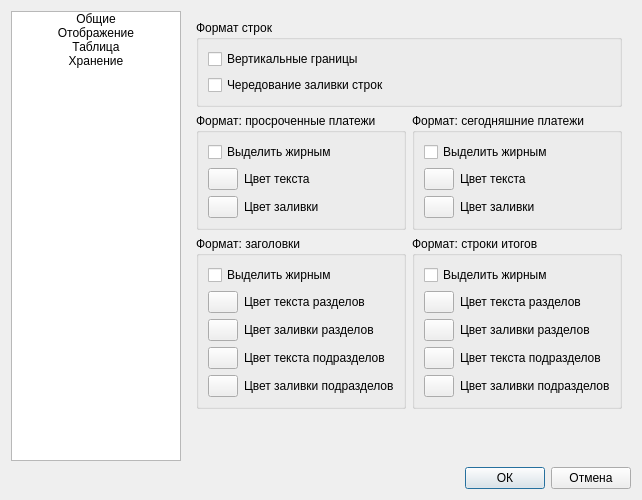
<?xml version="1.0" encoding="UTF-8"?>
<ui version="4.0">
 <class>settingsdialog</class>
 <widget class="QDialog" name="settingsdialog">
  <property name="windowModality">
   <enum>Qt::WindowModality::ApplicationModal</enum>
  </property>
  <property name="geometry">
   <rect>
    <x>0</x>
    <y>0</y>
    <width>622</width>
    <height>500</height>
   </rect>
  </property>
  <property name="windowTitle">
   <string>Настройки</string>
  </property>
  <layout class="QGridLayout" name="gridLayout">
   <item row="1" column="1">
    <layout class="QHBoxLayout" name="horizontalLayout">
     <item>
      <spacer name="horizontalSpacer">
       <property name="orientation">
        <enum>Qt::Orientation::Horizontal</enum>
       </property>
       <property name="sizeHint" stdset="0">
        <size>
         <width>40</width>
         <height>20</height>
        </size>
       </property>
      </spacer>
     </item>
     <item>
      <widget class="QPushButton" name="pb_ok">
       <property name="text">
        <string>ОК</string>
       </property>
      </widget>
     </item>
     <item>
      <widget class="QPushButton" name="pb_cancel">
       <property name="text">
        <string>Отмена</string>
       </property>
      </widget>
     </item>
    </layout>
   </item>
   <item row="0" column="1">
    <widget class="QStackedWidget" name="stw">
     <property name="currentIndex">
      <number>1</number>
     </property>
     <widget class="QWidget" name="pg_common">
      <layout class="QGridLayout" name="gridLayout_11">
       <item row="3" column="0">
        <spacer name="verticalSpacer_3">
         <property name="orientation">
          <enum>Qt::Orientation::Vertical</enum>
         </property>
         <property name="sizeHint" stdset="0">
          <size>
           <width>20</width>
           <height>40</height>
          </size>
         </property>
        </spacer>
       </item>
       <item row="0" column="0">
        <widget class="QGroupBox" name="groupBox">
         <property name="title">
          <string>Размер шрифта</string>
         </property>
         <layout class="QGridLayout" name="gridLayout_3">
          <item row="2" column="0">
           <layout class="QHBoxLayout" name="horizontalLayout_2">
            <item>
             <widget class="QRadioButton" name="rb_fontsize_1">
              <property name="text">
               <string>Обычный</string>
              </property>
              <property name="checked">
               <bool>true</bool>
              </property>
             </widget>
            </item>
            <item>
             <widget class="QRadioButton" name="rb_fontsize_2">
              <property name="text">
               <string>Большой</string>
              </property>
             </widget>
            </item>
            <item>
             <widget class="QRadioButton" name="rb_fontsize_3">
              <property name="text">
               <string>Огромный</string>
              </property>
             </widget>
            </item>
           </layout>
          </item>
         </layout>
        </widget>
       </item>
       <item row="1" column="0" rowspan="2">
        <widget class="QGroupBox" name="groupBox_9">
         <property name="title">
          <string>Оплаченные платежи</string>
         </property>
         <layout class="QGridLayout" name="gridLayout_13">
          <property name="verticalSpacing">
           <number>2</number>
          </property>
          <item row="0" column="1">
           <widget class="QComboBox" name="cmb_loadpaid">
            <item>
             <property name="text">
              <string>один месяц</string>
             </property>
            </item>
            <item>
             <property name="text">
              <string>три месяца</string>
             </property>
            </item>
            <item>
             <property name="text">
              <string>полгода</string>
             </property>
            </item>
            <item>
             <property name="text">
              <string>один год</string>
             </property>
            </item>
            <item>
             <property name="text">
              <string>все время</string>
             </property>
            </item>
           </widget>
          </item>
          <item row="0" column="0">
           <widget class="QLabel" name="label_2">
            <property name="text">
             <string>Отображать оплаченные платежи за  </string>
            </property>
           </widget>
          </item>
          <item row="0" column="3">
           <spacer name="horizontalSpacer_2">
            <property name="orientation">
             <enum>Qt::Orientation::Horizontal</enum>
            </property>
            <property name="sizeHint" stdset="0">
             <size>
              <width>40</width>
              <height>20</height>
             </size>
            </property>
           </spacer>
          </item>
          <item row="0" column="4">
           <widget class="QLabel" name="la_paidloadtooltip">
            <property name="toolTip">
             <string>&lt;html&gt;&lt;head/&gt;&lt;body&gt;&lt;p&gt;Отсчет ведется с даты последнего платежа&lt;/p&gt;&lt;/body&gt;&lt;/html&gt;</string>
            </property>
            <property name="text">
             <string>  ?  </string>
            </property>
           </widget>
          </item>
         </layout>
        </widget>
       </item>
      </layout>
     </widget>
     <widget class="QWidget" name="pg_appear">
      <layout class="QGridLayout" name="gridLayout_2">
       <item row="4" column="0">
        <widget class="QGroupBox" name="groupBox_5">
         <property name="title">
          <string>Формат: заголовки</string>
         </property>
         <layout class="QGridLayout" name="gridLayout_8">
          <item row="0" column="0" colspan="2">
           <widget class="QCheckBox" name="chb_formatboldheader">
            <property name="text">
             <string>Выделить жирным</string>
            </property>
           </widget>
          </item>
          <item row="2" column="1">
           <widget class="QLabel" name="label_7">
            <property name="text">
             <string>Цвет заливки разделов</string>
            </property>
           </widget>
          </item>
          <item row="2" column="0">
           <widget class="ColorPushButton" name="pb_backgroundsectionheader">
            <property name="maximumSize">
             <size>
              <width>30</width>
              <height>16777215</height>
             </size>
            </property>
            <property name="text">
             <string/>
            </property>
           </widget>
          </item>
          <item row="1" column="1">
           <widget class="QLabel" name="label_6">
            <property name="text">
             <string>Цвет текста разделов</string>
            </property>
           </widget>
          </item>
          <item row="3" column="1">
           <widget class="QLabel" name="label_10">
            <property name="text">
             <string>Цвет текста подразделов</string>
            </property>
           </widget>
          </item>
          <item row="1" column="0">
           <widget class="ColorPushButton" name="pb_foregroundsectionheader">
            <property name="maximumSize">
             <size>
              <width>30</width>
              <height>16777215</height>
             </size>
            </property>
            <property name="text">
             <string/>
            </property>
           </widget>
          </item>
          <item row="3" column="0">
           <widget class="ColorPushButton" name="pb_foregroundsubsectionheader">
            <property name="maximumSize">
             <size>
              <width>30</width>
              <height>16777215</height>
             </size>
            </property>
            <property name="text">
             <string/>
            </property>
           </widget>
          </item>
          <item row="4" column="0">
           <widget class="ColorPushButton" name="pb_backgroundsubsectionheader">
            <property name="maximumSize">
             <size>
              <width>30</width>
              <height>16777215</height>
             </size>
            </property>
            <property name="text">
             <string/>
            </property>
           </widget>
          </item>
          <item row="4" column="1">
           <widget class="QLabel" name="label_11">
            <property name="text">
             <string>Цвет заливки подразделов</string>
            </property>
           </widget>
          </item>
         </layout>
        </widget>
       </item>
       <item row="1" column="1">
        <widget class="QGroupBox" name="groupBox_4">
         <property name="title">
          <string>Формат: сегодняшние платежи</string>
         </property>
         <layout class="QGridLayout" name="gridLayout_7">
          <item row="2" column="0">
           <widget class="ColorPushButton" name="pb_backgroundtoday">
            <property name="maximumSize">
             <size>
              <width>30</width>
              <height>16777215</height>
             </size>
            </property>
            <property name="text">
             <string/>
            </property>
           </widget>
          </item>
          <item row="0" column="0" colspan="2">
           <widget class="QCheckBox" name="chb_formatboldtoday">
            <property name="text">
             <string>Выделить жирным</string>
            </property>
           </widget>
          </item>
          <item row="2" column="1">
           <widget class="QLabel" name="label_3">
            <property name="text">
             <string>Цвет заливки </string>
            </property>
           </widget>
          </item>
          <item row="1" column="0">
           <widget class="ColorPushButton" name="pb_foregroundtoday">
            <property name="maximumSize">
             <size>
              <width>30</width>
              <height>16777215</height>
             </size>
            </property>
            <property name="text">
             <string/>
            </property>
           </widget>
          </item>
          <item row="1" column="1">
           <widget class="QLabel" name="label_5">
            <property name="text">
             <string>Цвет текста</string>
            </property>
           </widget>
          </item>
         </layout>
        </widget>
       </item>
       <item row="4" column="1">
        <widget class="QGroupBox" name="groupBox_6">
         <property name="title">
          <string>Формат: строки итогов</string>
         </property>
         <layout class="QGridLayout" name="gridLayout_9">
          <item row="1" column="1">
           <widget class="QLabel" name="label_8">
            <property name="text">
             <string>Цвет текста разделов</string>
            </property>
           </widget>
          </item>
          <item row="1" column="0">
           <widget class="ColorPushButton" name="pb_foregroundsectionfooter">
            <property name="maximumSize">
             <size>
              <width>30</width>
              <height>16777215</height>
             </size>
            </property>
            <property name="text">
             <string/>
            </property>
           </widget>
          </item>
          <item row="3" column="0">
           <widget class="ColorPushButton" name="pb_foregroundsubsectionfooter">
            <property name="maximumSize">
             <size>
              <width>30</width>
              <height>16777215</height>
             </size>
            </property>
            <property name="text">
             <string/>
            </property>
           </widget>
          </item>
          <item row="2" column="0">
           <widget class="ColorPushButton" name="pb_backgroundsectionfooter">
            <property name="maximumSize">
             <size>
              <width>30</width>
              <height>16777215</height>
             </size>
            </property>
            <property name="text">
             <string/>
            </property>
           </widget>
          </item>
          <item row="0" column="0" colspan="2">
           <widget class="QCheckBox" name="chb_formatboldfooter">
            <property name="text">
             <string>Выделить жирным</string>
            </property>
           </widget>
          </item>
          <item row="2" column="1">
           <widget class="QLabel" name="label_9">
            <property name="text">
             <string>Цвет заливки разделов</string>
            </property>
           </widget>
          </item>
          <item row="4" column="0">
           <widget class="ColorPushButton" name="pb_backgroundsubsectionfooter">
            <property name="maximumSize">
             <size>
              <width>30</width>
              <height>16777215</height>
             </size>
            </property>
            <property name="text">
             <string/>
            </property>
           </widget>
          </item>
          <item row="3" column="1">
           <widget class="QLabel" name="label_12">
            <property name="text">
             <string>Цвет текста подразделов</string>
            </property>
           </widget>
          </item>
          <item row="4" column="1">
           <widget class="QLabel" name="label_13">
            <property name="text">
             <string>Цвет заливки подразделов</string>
            </property>
           </widget>
          </item>
         </layout>
        </widget>
       </item>
       <item row="5" column="0">
        <spacer name="verticalSpacer">
         <property name="orientation">
          <enum>Qt::Orientation::Vertical</enum>
         </property>
         <property name="sizeHint" stdset="0">
          <size>
           <width>20</width>
           <height>40</height>
          </size>
         </property>
        </spacer>
       </item>
       <item row="1" column="0">
        <widget class="QGroupBox" name="groupBox_3">
         <property name="title">
          <string>Формат: просроченные платежи</string>
         </property>
         <layout class="QGridLayout" name="gridLayout_6">
          <item row="2" column="1" colspan="2">
           <widget class="QLabel" name="label">
            <property name="text">
             <string>Цвет заливки </string>
            </property>
           </widget>
          </item>
          <item row="2" column="0">
           <widget class="ColorPushButton" name="pb_backgrounddue">
            <property name="maximumSize">
             <size>
              <width>30</width>
              <height>16777215</height>
             </size>
            </property>
            <property name="text">
             <string/>
            </property>
           </widget>
          </item>
          <item row="1" column="0">
           <widget class="ColorPushButton" name="pb_foregrounddue">
            <property name="maximumSize">
             <size>
              <width>30</width>
              <height>16777215</height>
             </size>
            </property>
            <property name="text">
             <string/>
            </property>
           </widget>
          </item>
          <item row="0" column="0" colspan="3">
           <widget class="QCheckBox" name="chb_formatbolddue">
            <property name="text">
             <string>Выделить жирным</string>
            </property>
           </widget>
          </item>
          <item row="1" column="1" colspan="2">
           <widget class="QLabel" name="label_4">
            <property name="text">
             <string>Цвет текста </string>
            </property>
           </widget>
          </item>
         </layout>
        </widget>
       </item>
       <item row="0" column="0" colspan="2">
        <widget class="QGroupBox" name="groupBox_8">
         <property name="title">
          <string>Формат строк</string>
         </property>
         <layout class="QGridLayout" name="gridLayout_12">
          <item row="1" column="0">
           <widget class="QCheckBox" name="chb_zebrastyle">
            <property name="text">
             <string>Чередование заливки строк</string>
            </property>
           </widget>
          </item>
          <item row="0" column="0">
           <widget class="QCheckBox" name="chb_verticalgrid">
            <property name="text">
             <string>Вертикальные границы</string>
            </property>
           </widget>
          </item>
         </layout>
        </widget>
       </item>
      </layout>
     </widget>
     <widget class="QWidget" name="pg_storage">
      <layout class="QGridLayout" name="gridLayout_4">
       <item row="0" column="0" colspan="2">
        <widget class="QGroupBox" name="groupBox_2">
         <property name="title">
          <string>Данные в основной таблице</string>
         </property>
         <layout class="QGridLayout" name="gridLayout_5">
          <item row="0" column="0">
           <widget class="QCheckBox" name="chb_dataintable_totalamount">
            <property name="text">
             <string>Общая сумма платежа</string>
            </property>
            <property name="checked">
             <bool>true</bool>
            </property>
           </widget>
          </item>
          <item row="0" column="1">
           <widget class="QCheckBox" name="chb_dataintable_paymenttype">
            <property name="text">
             <string>Вид платежа</string>
            </property>
            <property name="checked">
             <bool>true</bool>
            </property>
           </widget>
          </item>
          <item row="2" column="1">
           <widget class="QCheckBox" name="chb_dataintable_responsible">
            <property name="text">
             <string>Ответственное лицо</string>
            </property>
            <property name="checked">
             <bool>true</bool>
            </property>
           </widget>
          </item>
          <item row="2" column="0">
           <widget class="QCheckBox" name="chb_dataintable_descr">
            <property name="text">
             <string>Основание платежа</string>
            </property>
            <property name="checked">
             <bool>true</bool>
            </property>
           </widget>
          </item>
         </layout>
        </widget>
       </item>
       <item row="3" column="0">
        <spacer name="verticalSpacer_2">
         <property name="orientation">
          <enum>Qt::Orientation::Vertical</enum>
         </property>
         <property name="sizeHint" stdset="0">
          <size>
           <width>20</width>
           <height>40</height>
          </size>
         </property>
        </spacer>
       </item>
       <item row="1" column="0" colspan="2">
        <widget class="QGroupBox" name="groupBox_7">
         <property name="title">
          <string>Данные в информационной панели</string>
         </property>
         <layout class="QGridLayout" name="gridLayout_10">
          <item row="0" column="0">
           <widget class="QCheckBox" name="chb_datainfo_totalamount">
            <property name="text">
             <string>Общая сумма платежа</string>
            </property>
           </widget>
          </item>
          <item row="0" column="1">
           <widget class="QCheckBox" name="chb_datainfo_paymenttype">
            <property name="text">
             <string>Вид платежа</string>
            </property>
           </widget>
          </item>
          <item row="3" column="0">
           <widget class="QCheckBox" name="chb_datainfo_percentage">
            <property name="text">
             <string>Процент погашения</string>
            </property>
           </widget>
          </item>
          <item row="1" column="0">
           <widget class="QCheckBox" name="chb_datainfo_descr">
            <property name="text">
             <string>Основание платежа</string>
            </property>
           </widget>
          </item>
          <item row="1" column="1">
           <widget class="QCheckBox" name="chb_datainfo_responsible">
            <property name="text">
             <string>Ответственное лицо</string>
            </property>
           </widget>
          </item>
          <item row="3" column="1">
           <widget class="QCheckBox" name="chb_datainfo_createdate">
            <property name="text">
             <string>Дата создания платежа</string>
            </property>
           </widget>
          </item>
         </layout>
        </widget>
       </item>
       <item row="2" column="0" colspan="2">
        <widget class="QGroupBox" name="groupBox_10">
         <property name="title">
          <string>Настройки экспорта</string>
         </property>
         <layout class="QGridLayout" name="gridLayout_14">
          <item row="2" column="2">
           <widget class="QPushButton" name="pb_exportpath">
            <property name="minimumSize">
             <size>
              <width>90</width>
              <height>0</height>
             </size>
            </property>
            <property name="maximumSize">
             <size>
              <width>90</width>
              <height>16777215</height>
             </size>
            </property>
            <property name="text">
             <string>Изменить</string>
            </property>
           </widget>
          </item>
          <item row="0" column="0" colspan="2">
           <widget class="QCheckBox" name="chb_frozenheader">
            <property name="text">
             <string>Закреплять заголовочную часть в XLSX-файле</string>
            </property>
           </widget>
          </item>
          <item row="1" column="0">
           <widget class="QLabel" name="label_15">
            <property name="text">
             <string>Папка для экспорта файлов:</string>
            </property>
           </widget>
          </item>
          <item row="2" column="0" colspan="2">
           <widget class="QLineEdit" name="le_exportpath">
            <property name="enabled">
             <bool>true</bool>
            </property>
            <property name="readOnly">
             <bool>true</bool>
            </property>
           </widget>
          </item>
         </layout>
        </widget>
       </item>
      </layout>
     </widget>
     <widget class="QWidget" name="page">
      <layout class="QGridLayout" name="gridLayout_15">
       <item row="0" column="0">
        <widget class="QGroupBox" name="groupBox_11">
         <property name="title">
          <string>Автосохранение</string>
         </property>
         <layout class="QGridLayout" name="gridLayout_16">
          <item row="0" column="1">
           <widget class="QComboBox" name="cmb_autosave">
            <property name="minimumSize">
             <size>
              <width>120</width>
              <height>0</height>
             </size>
            </property>
            <item>
             <property name="text">
              <string>5 минут</string>
             </property>
            </item>
            <item>
             <property name="text">
              <string>15 минут</string>
             </property>
            </item>
            <item>
             <property name="text">
              <string>30 минут</string>
             </property>
            </item>
            <item>
             <property name="text">
              <string>1 час</string>
             </property>
            </item>
            <item>
             <property name="text">
              <string>3 часа</string>
             </property>
            </item>
           </widget>
          </item>
          <item row="0" column="0">
           <widget class="QLabel" name="label_16">
            <property name="text">
             <string>Интервал автосохранения: </string>
            </property>
           </widget>
          </item>
          <item row="0" column="2">
           <spacer name="horizontalSpacer_3">
            <property name="orientation">
             <enum>Qt::Orientation::Horizontal</enum>
            </property>
            <property name="sizeHint" stdset="0">
             <size>
              <width>40</width>
              <height>20</height>
             </size>
            </property>
           </spacer>
          </item>
         </layout>
        </widget>
       </item>
       <item row="3" column="0">
        <spacer name="verticalSpacer_4">
         <property name="orientation">
          <enum>Qt::Orientation::Vertical</enum>
         </property>
         <property name="sizeHint" stdset="0">
          <size>
           <width>20</width>
           <height>40</height>
          </size>
         </property>
        </spacer>
       </item>
       <item row="1" column="0">
        <widget class="QGroupBox" name="groupBox_12">
         <property name="title">
          <string>Резервное копирование</string>
         </property>
         <layout class="QGridLayout" name="gridLayout_17">
          <item row="0" column="0">
           <widget class="QLabel" name="label_17">
            <property name="text">
             <string>Папка для резервного копирования:</string>
            </property>
           </widget>
          </item>
          <item row="2" column="0" colspan="3">
           <layout class="QHBoxLayout" name="horizontalLayout_3">
            <item>
             <widget class="QLabel" name="label_18">
              <property name="text">
               <string>Автоматическое удаление резервных копий:</string>
              </property>
             </widget>
            </item>
            <item>
             <spacer name="horizontalSpacer_5">
              <property name="orientation">
               <enum>Qt::Orientation::Horizontal</enum>
              </property>
              <property name="sizeType">
               <enum>QSizePolicy::Policy::Fixed</enum>
              </property>
              <property name="sizeHint" stdset="0">
               <size>
                <width>10</width>
                <height>20</height>
               </size>
              </property>
             </spacer>
            </item>
            <item>
             <widget class="QComboBox" name="cmb_backupautodelete">
              <property name="minimumSize">
               <size>
                <width>90</width>
                <height>0</height>
               </size>
              </property>
              <property name="maximumSize">
               <size>
                <width>120</width>
                <height>16777215</height>
               </size>
              </property>
              <item>
               <property name="text">
                <string>1 неделя</string>
               </property>
              </item>
              <item>
               <property name="text">
                <string>1 месяц</string>
               </property>
              </item>
              <item>
               <property name="text">
                <string>6 месяцев</string>
               </property>
              </item>
              <item>
               <property name="text">
                <string>никогда</string>
               </property>
              </item>
             </widget>
            </item>
            <item>
             <spacer name="horizontalSpacer_6">
              <property name="orientation">
               <enum>Qt::Orientation::Horizontal</enum>
              </property>
              <property name="sizeHint" stdset="0">
               <size>
                <width>40</width>
                <height>20</height>
               </size>
              </property>
             </spacer>
            </item>
           </layout>
          </item>
          <item row="1" column="0" colspan="2">
           <widget class="QLineEdit" name="le_backuppath"/>
          </item>
          <item row="1" column="2">
           <widget class="QPushButton" name="pb_backuppath">
            <property name="text">
             <string>Изменить</string>
            </property>
           </widget>
          </item>
         </layout>
        </widget>
       </item>
       <item row="2" column="0">
        <widget class="QGroupBox" name="groupBox_13">
         <property name="title">
          <string>Восстановление</string>
         </property>
         <layout class="QHBoxLayout" name="horizontalLayout_4">
          <item>
           <widget class="QPushButton" name="pb_restorefrombackup">
            <property name="text">
             <string>  Восстановление из резервной копии  </string>
            </property>
           </widget>
          </item>
          <item>
           <spacer name="horizontalSpacer_4">
            <property name="orientation">
             <enum>Qt::Orientation::Horizontal</enum>
            </property>
            <property name="sizeHint" stdset="0">
             <size>
              <width>40</width>
              <height>20</height>
             </size>
            </property>
           </spacer>
          </item>
         </layout>
        </widget>
       </item>
      </layout>
     </widget>
    </widget>
   </item>
   <item row="0" column="0">
    <widget class="QListWidget" name="lw_menu">
     <property name="minimumSize">
      <size>
       <width>170</width>
       <height>0</height>
      </size>
     </property>
     <property name="maximumSize">
      <size>
       <width>170</width>
       <height>16777215</height>
      </size>
     </property>
     <property name="currentRow">
      <number>-1</number>
     </property>
     <property name="supportedDragActions">
      <set>Qt::DropAction::IgnoreAction</set>
     </property>
     <item>
      <property name="text">
       <string>Общие</string>
      </property>
      <property name="textAlignment">
       <set>AlignCenter</set>
      </property>
      <property name="icon">
       <iconset resource="../../resources.qrc">
        <normaloff>:/icon-settings/designer/icons/generalsettings.svg</normaloff>:/icon-settings/designer/icons/generalsettings.svg</iconset>
      </property>
     </item>
     <item>
      <property name="text">
       <string>Отображение</string>
      </property>
      <property name="textAlignment">
       <set>AlignCenter</set>
      </property>
      <property name="icon">
       <iconset resource="../../resources.qrc">
        <normaloff>:/icon-settings/designer/icons/appearance.svg</normaloff>:/icon-settings/designer/icons/appearance.svg</iconset>
      </property>
     </item>
     <item>
      <property name="text">
       <string>Таблица</string>
      </property>
      <property name="textAlignment">
       <set>AlignCenter</set>
      </property>
      <property name="icon">
       <iconset resource="../../resources.qrc">
        <normaloff>:/icon-settings/designer/icons/table.svg</normaloff>:/icon-settings/designer/icons/table.svg</iconset>
      </property>
     </item>
     <item>
      <property name="text">
       <string>Хранение</string>
      </property>
      <property name="textAlignment">
       <set>AlignCenter</set>
      </property>
      <property name="icon">
       <iconset resource="../../resources.qrc">
        <normaloff>:/icon-settings/designer/icons/storage.svg</normaloff>:/icon-settings/designer/icons/storage.svg</iconset>
      </property>
     </item>
    </widget>
   </item>
  </layout>
 </widget>
 <customwidgets>
  <customwidget>
   <class>ColorPushButton</class>
   <extends>QPushButton</extends>
   <header>gui/commonwidgets/colorpushbutton.h</header>
  </customwidget>
 </customwidgets>
 <resources>
  <include location="../../resources.qrc"/>
 </resources>
 <connections/>
</ui>
